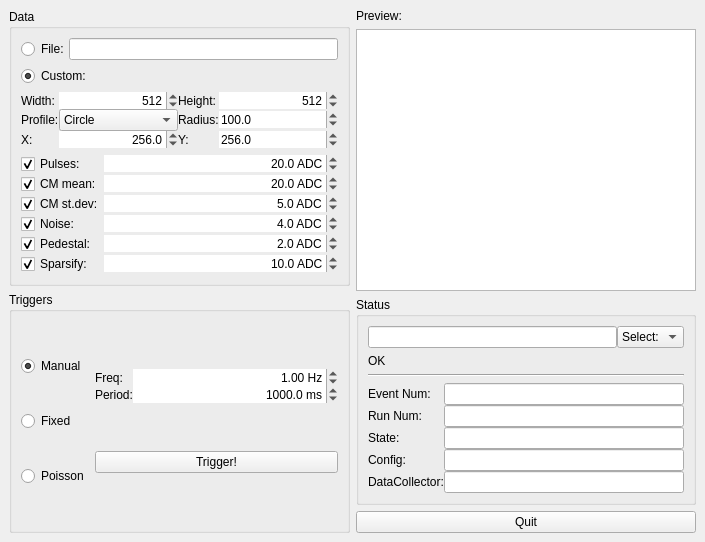
<?xml version="1.0" encoding="UTF-8"?>
<ui version="4.0" >
 <author>Emlyn Corrin</author>
 <class>wndProd</class>
 <widget class="QMainWindow" name="wndProd" >
  <property name="geometry" >
   <rect>
    <x>0</x>
    <y>0</y>
    <width>705</width>
    <height>542</height>
   </rect>
  </property>
  <property name="windowTitle" >
   <string>eudaq Dummy Producer</string>
  </property>
  <widget class="QWidget" name="centralwidget" >
   <layout class="QHBoxLayout" >
    <property name="margin" >
     <number>9</number>
    </property>
    <property name="spacing" >
     <number>6</number>
    </property>
    <item>
     <layout class="QVBoxLayout" >
      <property name="margin" >
       <number>0</number>
      </property>
      <property name="spacing" >
       <number>6</number>
      </property>
      <item>
       <widget class="QGroupBox" name="grpData" >
        <property name="title" >
         <string>Data</string>
        </property>
        <layout class="QVBoxLayout" >
         <property name="margin" >
          <number>9</number>
         </property>
         <property name="spacing" >
          <number>6</number>
         </property>
         <item>
          <layout class="QHBoxLayout" >
           <property name="margin" >
            <number>0</number>
           </property>
           <property name="spacing" >
            <number>0</number>
           </property>
           <item>
            <widget class="QRadioButton" name="radFile" >
             <property name="text" >
              <string>File:</string>
             </property>
            </widget>
           </item>
           <item>
            <widget class="QLineEdit" name="txtFile" >
             <property name="sizePolicy" >
              <sizepolicy>
               <hsizetype>3</hsizetype>
               <vsizetype>0</vsizetype>
               <horstretch>0</horstretch>
               <verstretch>0</verstretch>
              </sizepolicy>
             </property>
             <property name="minimumSize" >
              <size>
               <width>30</width>
               <height>0</height>
              </size>
             </property>
            </widget>
           </item>
          </layout>
         </item>
         <item>
          <widget class="QRadioButton" name="radCustom" >
           <property name="text" >
            <string>Custom:</string>
           </property>
           <property name="checked" >
            <bool>true</bool>
           </property>
          </widget>
         </item>
         <item>
          <layout class="QGridLayout" >
           <property name="margin" >
            <number>0</number>
           </property>
           <property name="spacing" >
            <number>0</number>
           </property>
           <item row="0" column="0" >
            <widget class="QLabel" name="lblWidth" >
             <property name="text" >
              <string>Width:</string>
             </property>
             <property name="buddy" >
              <cstring>spnWidth</cstring>
             </property>
            </widget>
           </item>
           <item row="0" column="1" >
            <widget class="QSpinBox" name="spnWidth" >
             <property name="sizePolicy" >
              <sizepolicy>
               <hsizetype>3</hsizetype>
               <vsizetype>0</vsizetype>
               <horstretch>0</horstretch>
               <verstretch>0</verstretch>
              </sizepolicy>
             </property>
             <property name="minimumSize" >
              <size>
               <width>50</width>
               <height>0</height>
              </size>
             </property>
             <property name="frame" >
              <bool>false</bool>
             </property>
             <property name="alignment" >
              <set>Qt::AlignRight</set>
             </property>
             <property name="maximum" >
              <number>65536</number>
             </property>
             <property name="value" >
              <number>512</number>
             </property>
            </widget>
           </item>
           <item row="1" column="0" >
            <widget class="QLabel" name="lblProfile" >
             <property name="text" >
              <string>Profile:</string>
             </property>
             <property name="buddy" >
              <cstring>comboBox</cstring>
             </property>
            </widget>
           </item>
           <item row="2" column="0" >
            <widget class="QLabel" name="lblX" >
             <property name="text" >
              <string>X:</string>
             </property>
             <property name="buddy" >
              <cstring>spnX</cstring>
             </property>
            </widget>
           </item>
           <item row="0" column="2" >
            <widget class="QLabel" name="lblHeight" >
             <property name="text" >
              <string>Height:</string>
             </property>
             <property name="buddy" >
              <cstring>spnHeight</cstring>
             </property>
            </widget>
           </item>
           <item row="0" column="3" >
            <widget class="QSpinBox" name="spnHeight" >
             <property name="sizePolicy" >
              <sizepolicy>
               <hsizetype>3</hsizetype>
               <vsizetype>0</vsizetype>
               <horstretch>0</horstretch>
               <verstretch>0</verstretch>
              </sizepolicy>
             </property>
             <property name="minimumSize" >
              <size>
               <width>60</width>
               <height>0</height>
              </size>
             </property>
             <property name="frame" >
              <bool>false</bool>
             </property>
             <property name="alignment" >
              <set>Qt::AlignRight</set>
             </property>
             <property name="maximum" >
              <number>65536</number>
             </property>
             <property name="value" >
              <number>512</number>
             </property>
            </widget>
           </item>
           <item row="1" column="2" >
            <widget class="QLabel" name="lblRadius" >
             <property name="text" >
              <string>Radius:</string>
             </property>
             <property name="buddy" >
              <cstring>spnRadius</cstring>
             </property>
            </widget>
           </item>
           <item row="2" column="2" >
            <widget class="QLabel" name="lblY" >
             <property name="text" >
              <string>Y:</string>
             </property>
             <property name="buddy" >
              <cstring>spnY</cstring>
             </property>
            </widget>
           </item>
           <item row="1" column="1" >
            <widget class="QComboBox" name="comboBox" >
             <item>
              <property name="text" >
               <string>Circle</string>
              </property>
             </item>
             <item>
              <property name="text" >
               <string>Gaussian</string>
              </property>
             </item>
            </widget>
           </item>
           <item row="2" column="3" >
            <widget class="QDoubleSpinBox" name="spnY" >
             <property name="frame" >
              <bool>false</bool>
             </property>
             <property name="decimals" >
              <number>1</number>
             </property>
             <property name="maximum" >
              <double>65536.000000000000000</double>
             </property>
             <property name="value" >
              <double>256.000000000000000</double>
             </property>
            </widget>
           </item>
           <item row="2" column="1" >
            <widget class="QDoubleSpinBox" name="spnX" >
             <property name="frame" >
              <bool>false</bool>
             </property>
             <property name="alignment" >
              <set>Qt::AlignRight</set>
             </property>
             <property name="decimals" >
              <number>1</number>
             </property>
             <property name="maximum" >
              <double>65536.000000000000000</double>
             </property>
             <property name="value" >
              <double>256.000000000000000</double>
             </property>
            </widget>
           </item>
           <item row="1" column="3" >
            <widget class="QDoubleSpinBox" name="spnRadius" >
             <property name="frame" >
              <bool>false</bool>
             </property>
             <property name="decimals" >
              <number>1</number>
             </property>
             <property name="maximum" >
              <double>65536.000000000000000</double>
             </property>
             <property name="value" >
              <double>100.000000000000000</double>
             </property>
            </widget>
           </item>
          </layout>
         </item>
         <item>
          <layout class="QGridLayout" >
           <property name="margin" >
            <number>0</number>
           </property>
           <property name="spacing" >
            <number>0</number>
           </property>
           <item row="3" column="1" >
            <widget class="QDoubleSpinBox" name="spnNoise" >
             <property name="sizePolicy" >
              <sizepolicy>
               <hsizetype>3</hsizetype>
               <vsizetype>0</vsizetype>
               <horstretch>0</horstretch>
               <verstretch>0</verstretch>
              </sizepolicy>
             </property>
             <property name="minimumSize" >
              <size>
               <width>30</width>
               <height>0</height>
              </size>
             </property>
             <property name="frame" >
              <bool>false</bool>
             </property>
             <property name="alignment" >
              <set>Qt::AlignRight</set>
             </property>
             <property name="suffix" >
              <string> ADC</string>
             </property>
             <property name="decimals" >
              <number>1</number>
             </property>
             <property name="maximum" >
              <double>65536.000000000000000</double>
             </property>
             <property name="value" >
              <double>4.000000000000000</double>
             </property>
            </widget>
           </item>
           <item row="5" column="1" >
            <widget class="QDoubleSpinBox" name="spnSparsify" >
             <property name="sizePolicy" >
              <sizepolicy>
               <hsizetype>3</hsizetype>
               <vsizetype>0</vsizetype>
               <horstretch>0</horstretch>
               <verstretch>0</verstretch>
              </sizepolicy>
             </property>
             <property name="minimumSize" >
              <size>
               <width>30</width>
               <height>0</height>
              </size>
             </property>
             <property name="frame" >
              <bool>false</bool>
             </property>
             <property name="alignment" >
              <set>Qt::AlignRight</set>
             </property>
             <property name="suffix" >
              <string> ADC</string>
             </property>
             <property name="decimals" >
              <number>1</number>
             </property>
             <property name="maximum" >
              <double>65536.000000000000000</double>
             </property>
             <property name="value" >
              <double>10.000000000000000</double>
             </property>
            </widget>
           </item>
           <item row="4" column="0" >
            <widget class="QCheckBox" name="chkPed" >
             <property name="text" >
              <string>Pedestal:</string>
             </property>
             <property name="checked" >
              <bool>true</bool>
             </property>
            </widget>
           </item>
           <item row="5" column="0" >
            <widget class="QCheckBox" name="chkSparsify" >
             <property name="text" >
              <string>Sparsify:</string>
             </property>
             <property name="checked" >
              <bool>true</bool>
             </property>
            </widget>
           </item>
           <item row="4" column="1" >
            <widget class="QDoubleSpinBox" name="spnPed" >
             <property name="sizePolicy" >
              <sizepolicy>
               <hsizetype>3</hsizetype>
               <vsizetype>0</vsizetype>
               <horstretch>0</horstretch>
               <verstretch>0</verstretch>
              </sizepolicy>
             </property>
             <property name="minimumSize" >
              <size>
               <width>30</width>
               <height>0</height>
              </size>
             </property>
             <property name="frame" >
              <bool>false</bool>
             </property>
             <property name="alignment" >
              <set>Qt::AlignRight</set>
             </property>
             <property name="suffix" >
              <string> ADC</string>
             </property>
             <property name="decimals" >
              <number>1</number>
             </property>
             <property name="maximum" >
              <double>65536.000000000000000</double>
             </property>
             <property name="value" >
              <double>2.000000000000000</double>
             </property>
            </widget>
           </item>
           <item row="3" column="0" >
            <widget class="QCheckBox" name="chkNoise" >
             <property name="text" >
              <string>Noise:</string>
             </property>
             <property name="checked" >
              <bool>true</bool>
             </property>
            </widget>
           </item>
           <item row="1" column="0" >
            <widget class="QCheckBox" name="chkCMmean" >
             <property name="text" >
              <string>CM mean:</string>
             </property>
             <property name="checked" >
              <bool>true</bool>
             </property>
            </widget>
           </item>
           <item row="0" column="1" >
            <widget class="QDoubleSpinBox" name="spnPulse" >
             <property name="sizePolicy" >
              <sizepolicy>
               <hsizetype>3</hsizetype>
               <vsizetype>0</vsizetype>
               <horstretch>0</horstretch>
               <verstretch>0</verstretch>
              </sizepolicy>
             </property>
             <property name="minimumSize" >
              <size>
               <width>30</width>
               <height>0</height>
              </size>
             </property>
             <property name="frame" >
              <bool>false</bool>
             </property>
             <property name="alignment" >
              <set>Qt::AlignRight</set>
             </property>
             <property name="suffix" >
              <string> ADC</string>
             </property>
             <property name="decimals" >
              <number>1</number>
             </property>
             <property name="maximum" >
              <double>65536.000000000000000</double>
             </property>
             <property name="value" >
              <double>20.000000000000000</double>
             </property>
            </widget>
           </item>
           <item row="2" column="0" >
            <widget class="QCheckBox" name="chkCMstdev" >
             <property name="text" >
              <string>CM st.dev:</string>
             </property>
             <property name="checked" >
              <bool>true</bool>
             </property>
            </widget>
           </item>
           <item row="1" column="1" >
            <widget class="QDoubleSpinBox" name="spnCMmean" >
             <property name="frame" >
              <bool>false</bool>
             </property>
             <property name="alignment" >
              <set>Qt::AlignRight</set>
             </property>
             <property name="suffix" >
              <string> ADC</string>
             </property>
             <property name="decimals" >
              <number>1</number>
             </property>
             <property name="maximum" >
              <double>65536.000000000000000</double>
             </property>
             <property name="value" >
              <double>20.000000000000000</double>
             </property>
            </widget>
           </item>
           <item row="2" column="1" >
            <widget class="QDoubleSpinBox" name="spnCMstdev" >
             <property name="frame" >
              <bool>false</bool>
             </property>
             <property name="alignment" >
              <set>Qt::AlignRight</set>
             </property>
             <property name="suffix" >
              <string> ADC</string>
             </property>
             <property name="decimals" >
              <number>1</number>
             </property>
             <property name="maximum" >
              <double>65536.000000000000000</double>
             </property>
             <property name="value" >
              <double>5.000000000000000</double>
             </property>
            </widget>
           </item>
           <item row="0" column="0" >
            <widget class="QCheckBox" name="chkPulses" >
             <property name="text" >
              <string>Pulses:</string>
             </property>
             <property name="checked" >
              <bool>true</bool>
             </property>
            </widget>
           </item>
          </layout>
         </item>
        </layout>
       </widget>
      </item>
      <item>
       <widget class="QGroupBox" name="grpTriggers" >
        <property name="title" >
         <string>Triggers</string>
        </property>
        <layout class="QHBoxLayout" >
         <property name="margin" >
          <number>9</number>
         </property>
         <property name="spacing" >
          <number>6</number>
         </property>
         <item>
          <layout class="QVBoxLayout" >
           <property name="margin" >
            <number>0</number>
           </property>
           <property name="spacing" >
            <number>0</number>
           </property>
           <item>
            <widget class="QRadioButton" name="radManual" >
             <property name="text" >
              <string>Manual</string>
             </property>
             <property name="checked" >
              <bool>true</bool>
             </property>
            </widget>
           </item>
           <item>
            <widget class="QRadioButton" name="radFixed" >
             <property name="text" >
              <string>Fixed</string>
             </property>
            </widget>
           </item>
           <item>
            <widget class="QRadioButton" name="radPoisson" >
             <property name="text" >
              <string>Poisson</string>
             </property>
            </widget>
           </item>
          </layout>
         </item>
         <item>
          <layout class="QVBoxLayout" >
           <property name="margin" >
            <number>0</number>
           </property>
           <property name="spacing" >
            <number>0</number>
           </property>
           <item>
            <layout class="QGridLayout" >
             <property name="margin" >
              <number>0</number>
             </property>
             <property name="spacing" >
              <number>0</number>
             </property>
             <item row="0" column="1" >
              <widget class="QDoubleSpinBox" name="spnFreq" >
               <property name="sizePolicy" >
                <sizepolicy>
                 <hsizetype>3</hsizetype>
                 <vsizetype>0</vsizetype>
                 <horstretch>0</horstretch>
                 <verstretch>0</verstretch>
                </sizepolicy>
               </property>
               <property name="minimumSize" >
                <size>
                 <width>30</width>
                 <height>0</height>
                </size>
               </property>
               <property name="frame" >
                <bool>false</bool>
               </property>
               <property name="alignment" >
                <set>Qt::AlignRight</set>
               </property>
               <property name="suffix" >
                <string> Hz</string>
               </property>
               <property name="maximum" >
                <double>100000.000000000000000</double>
               </property>
               <property name="value" >
                <double>1.000000000000000</double>
               </property>
              </widget>
             </item>
             <item row="1" column="1" >
              <widget class="QDoubleSpinBox" name="spnPeriod" >
               <property name="sizePolicy" >
                <sizepolicy>
                 <hsizetype>3</hsizetype>
                 <vsizetype>0</vsizetype>
                 <horstretch>0</horstretch>
                 <verstretch>0</verstretch>
                </sizepolicy>
               </property>
               <property name="minimumSize" >
                <size>
                 <width>30</width>
                 <height>0</height>
                </size>
               </property>
               <property name="frame" >
                <bool>false</bool>
               </property>
               <property name="alignment" >
                <set>Qt::AlignRight</set>
               </property>
               <property name="suffix" >
                <string> ms</string>
               </property>
               <property name="decimals" >
                <number>1</number>
               </property>
               <property name="maximum" >
                <double>999999999.000000000000000</double>
               </property>
               <property name="value" >
                <double>1000.000000000000000</double>
               </property>
              </widget>
             </item>
             <item row="0" column="0" >
              <widget class="QLabel" name="lblFreq" >
               <property name="text" >
                <string>Freq:</string>
               </property>
               <property name="buddy" >
                <cstring>spnFreq</cstring>
               </property>
              </widget>
             </item>
             <item row="1" column="0" >
              <widget class="QLabel" name="lblPeriod" >
               <property name="text" >
                <string>Period:</string>
               </property>
               <property name="buddy" >
                <cstring>spnPeriod</cstring>
               </property>
              </widget>
             </item>
            </layout>
           </item>
           <item>
            <widget class="QPushButton" name="btnTrigger" >
             <property name="text" >
              <string>Trigger!</string>
             </property>
            </widget>
           </item>
          </layout>
         </item>
        </layout>
       </widget>
      </item>
     </layout>
    </item>
    <item>
     <layout class="QVBoxLayout" >
      <property name="margin" >
       <number>0</number>
      </property>
      <property name="spacing" >
       <number>6</number>
      </property>
      <item>
       <widget class="QLabel" name="lblPreview" >
        <property name="text" >
         <string>Preview:</string>
        </property>
        <property name="buddy" >
         <cstring>grphPreview</cstring>
        </property>
       </widget>
      </item>
      <item>
       <widget class="QGraphicsView" name="grphPreview" />
      </item>
      <item>
       <widget class="QGroupBox" name="grpStatus" >
        <property name="title" >
         <string>Status</string>
        </property>
        <layout class="QVBoxLayout" >
         <property name="margin" >
          <number>9</number>
         </property>
         <property name="spacing" >
          <number>6</number>
         </property>
         <item>
          <layout class="QHBoxLayout" >
           <property name="margin" >
            <number>0</number>
           </property>
           <property name="spacing" >
            <number>0</number>
           </property>
           <item>
            <widget class="QLineEdit" name="txtStatus" />
           </item>
           <item>
            <widget class="QComboBox" name="cmbStatus" >
             <item>
              <property name="text" >
               <string>Select:</string>
              </property>
             </item>
             <item>
              <property name="text" >
               <string>OK</string>
              </property>
             </item>
             <item>
              <property name="text" >
               <string>Warn</string>
              </property>
             </item>
             <item>
              <property name="text" >
               <string>Error</string>
              </property>
             </item>
            </widget>
           </item>
          </layout>
         </item>
         <item>
          <widget class="QLabel" name="lblStatus" >
           <property name="text" >
            <string>OK</string>
           </property>
           <property name="buddy" >
            <cstring>txtStatus</cstring>
           </property>
          </widget>
         </item>
         <item>
          <widget class="Line" name="line" >
           <property name="orientation" >
            <enum>Qt::Horizontal</enum>
           </property>
          </widget>
         </item>
         <item>
          <layout class="QGridLayout" >
           <property name="margin" >
            <number>0</number>
           </property>
           <property name="spacing" >
            <number>0</number>
           </property>
           <item row="4" column="1" >
            <widget class="QLineEdit" name="txtDataColl" >
             <property name="readOnly" >
              <bool>true</bool>
             </property>
            </widget>
           </item>
           <item row="2" column="1" >
            <widget class="QLineEdit" name="txtState" >
             <property name="readOnly" >
              <bool>true</bool>
             </property>
            </widget>
           </item>
           <item row="1" column="0" >
            <widget class="QLabel" name="lblRun" >
             <property name="text" >
              <string>Run Num:</string>
             </property>
             <property name="buddy" >
              <cstring>txtRun</cstring>
             </property>
            </widget>
           </item>
           <item row="2" column="0" >
            <widget class="QLabel" name="lblState" >
             <property name="text" >
              <string>State:</string>
             </property>
             <property name="buddy" >
              <cstring>txtState</cstring>
             </property>
            </widget>
           </item>
           <item row="3" column="0" >
            <widget class="QLabel" name="lblConfig" >
             <property name="text" >
              <string>Config:</string>
             </property>
             <property name="buddy" >
              <cstring>txtConfig</cstring>
             </property>
            </widget>
           </item>
           <item row="4" column="0" >
            <widget class="QLabel" name="lblDataColl" >
             <property name="text" >
              <string>DataCollector:</string>
             </property>
             <property name="buddy" >
              <cstring>txtDataColl</cstring>
             </property>
            </widget>
           </item>
           <item row="3" column="1" >
            <widget class="QLineEdit" name="txtConfig" >
             <property name="readOnly" >
              <bool>true</bool>
             </property>
            </widget>
           </item>
           <item row="0" column="0" >
            <widget class="QLabel" name="lblEvent" >
             <property name="text" >
              <string>Event Num:</string>
             </property>
             <property name="buddy" >
              <cstring>txtEvent</cstring>
             </property>
            </widget>
           </item>
           <item row="1" column="1" >
            <widget class="QLineEdit" name="txtRun" >
             <property name="readOnly" >
              <bool>true</bool>
             </property>
            </widget>
           </item>
           <item row="0" column="1" >
            <widget class="QLineEdit" name="txtEvent" >
             <property name="readOnly" >
              <bool>true</bool>
             </property>
            </widget>
           </item>
          </layout>
         </item>
        </layout>
       </widget>
      </item>
      <item>
       <widget class="QPushButton" name="btnQuit" >
        <property name="text" >
         <string>Quit</string>
        </property>
       </widget>
      </item>
     </layout>
    </item>
   </layout>
  </widget>
  <widget class="QMenuBar" name="menubar" >
   <property name="geometry" >
    <rect>
     <x>0</x>
     <y>0</y>
     <width>705</width>
     <height>22</height>
    </rect>
   </property>
  </widget>
 </widget>
 <tabstops>
  <tabstop>radFile</tabstop>
  <tabstop>txtFile</tabstop>
  <tabstop>radCustom</tabstop>
  <tabstop>spnWidth</tabstop>
  <tabstop>spnHeight</tabstop>
  <tabstop>comboBox</tabstop>
  <tabstop>spnRadius</tabstop>
  <tabstop>spnX</tabstop>
  <tabstop>spnY</tabstop>
  <tabstop>chkPulses</tabstop>
  <tabstop>spnPulse</tabstop>
  <tabstop>chkCMmean</tabstop>
  <tabstop>spnCMmean</tabstop>
  <tabstop>chkCMstdev</tabstop>
  <tabstop>spnCMstdev</tabstop>
  <tabstop>chkNoise</tabstop>
  <tabstop>spnNoise</tabstop>
  <tabstop>chkPed</tabstop>
  <tabstop>spnPed</tabstop>
  <tabstop>chkSparsify</tabstop>
  <tabstop>spnSparsify</tabstop>
  <tabstop>radManual</tabstop>
  <tabstop>radFixed</tabstop>
  <tabstop>radPoisson</tabstop>
  <tabstop>spnFreq</tabstop>
  <tabstop>spnPeriod</tabstop>
  <tabstop>btnTrigger</tabstop>
  <tabstop>grphPreview</tabstop>
  <tabstop>txtStatus</tabstop>
  <tabstop>cmbStatus</tabstop>
  <tabstop>txtEvent</tabstop>
  <tabstop>txtRun</tabstop>
  <tabstop>txtState</tabstop>
  <tabstop>txtConfig</tabstop>
  <tabstop>txtDataColl</tabstop>
  <tabstop>btnQuit</tabstop>
 </tabstops>
 <resources/>
 <connections>
  <connection>
   <sender>btnQuit</sender>
   <signal>clicked()</signal>
   <receiver>wndProd</receiver>
   <slot>close()</slot>
   <hints>
    <hint type="sourcelabel" >
     <x>511</x>
     <y>511</y>
    </hint>
    <hint type="destinationlabel" >
     <x>351</x>
     <y>534</y>
    </hint>
   </hints>
  </connection>
 </connections>
</ui>
